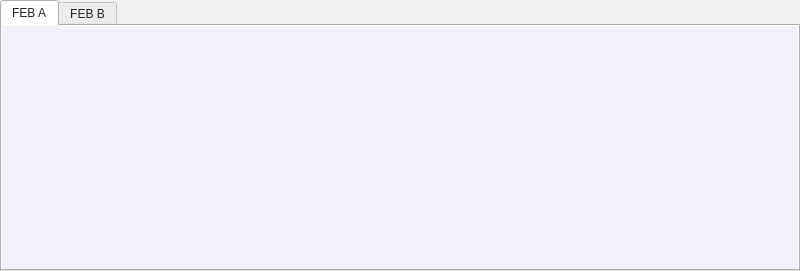
  <widget class="QTabWidget" name="tab_feb_ab">
   <property name="geometry">
    <rect>
     <x>7</x>
     <y>227</y>
     <width>800</width>
     <height>271</height>
    </rect>
   </property>
   <property name="palette">
    <palette>
     <active>
      <colorrole role="WindowText">
       <brush brushstyle="SolidPattern">
        <color alpha="255">
         <red>0</red>
         <green>0</green>
         <blue>0</blue>
        </color>
       </brush>
      </colorrole>
      <colorrole role="Button">
       <brush brushstyle="SolidPattern">
        <color alpha="255">
         <red>255</red>
         <green>255</green>
         <blue>255</blue>
        </color>
       </brush>
      </colorrole>
      <colorrole role="Light">
       <brush brushstyle="SolidPattern">
        <color alpha="255">
         <red>255</red>
         <green>255</green>
         <blue>255</blue>
        </color>
       </brush>
      </colorrole>
      <colorrole role="Midlight">
       <brush brushstyle="SolidPattern">
        <color alpha="255">
         <red>255</red>
         <green>255</green>
         <blue>255</blue>
        </color>
       </brush>
      </colorrole>
      <colorrole role="Dark">
       <brush brushstyle="SolidPattern">
        <color alpha="255">
         <red>127</red>
         <green>127</green>
         <blue>127</blue>
        </color>
       </brush>
      </colorrole>
      <colorrole role="Mid">
       <brush brushstyle="SolidPattern">
        <color alpha="255">
         <red>170</red>
         <green>170</green>
         <blue>170</blue>
        </color>
       </brush>
      </colorrole>
      <colorrole role="Text">
       <brush brushstyle="SolidPattern">
        <color alpha="255">
         <red>0</red>
         <green>0</green>
         <blue>0</blue>
        </color>
       </brush>
      </colorrole>
      <colorrole role="BrightText">
       <brush brushstyle="SolidPattern">
        <color alpha="255">
         <red>255</red>
         <green>255</green>
         <blue>255</blue>
        </color>
       </brush>
      </colorrole>
      <colorrole role="ButtonText">
       <brush brushstyle="SolidPattern">
        <color alpha="255">
         <red>0</red>
         <green>0</green>
         <blue>0</blue>
        </color>
       </brush>
      </colorrole>
      <colorrole role="Base">
       <brush brushstyle="SolidPattern">
        <color alpha="255">
         <red>255</red>
         <green>255</green>
         <blue>255</blue>
        </color>
       </brush>
      </colorrole>
      <colorrole role="Window">
       <brush brushstyle="SolidPattern">
        <color alpha="255">
         <red>255</red>
         <green>255</green>
         <blue>255</blue>
        </color>
       </brush>
      </colorrole>
      <colorrole role="Shadow">
       <brush brushstyle="SolidPattern">
        <color alpha="255">
         <red>0</red>
         <green>0</green>
         <blue>0</blue>
        </color>
       </brush>
      </colorrole>
      <colorrole role="AlternateBase">
       <brush brushstyle="SolidPattern">
        <color alpha="255">
         <red>255</red>
         <green>255</green>
         <blue>255</blue>
        </color>
       </brush>
      </colorrole>
      <colorrole role="ToolTipBase">
       <brush brushstyle="SolidPattern">
        <color alpha="255">
         <red>255</red>
         <green>255</green>
         <blue>220</blue>
        </color>
       </brush>
      </colorrole>
      <colorrole role="ToolTipText">
       <brush brushstyle="SolidPattern">
        <color alpha="255">
         <red>0</red>
         <green>0</green>
         <blue>0</blue>
        </color>
       </brush>
      </colorrole>
      <colorrole role="PlaceholderText">
       <brush brushstyle="SolidPattern">
        <color alpha="127">
         <red>0</red>
         <green>0</green>
         <blue>0</blue>
        </color>
       </brush>
      </colorrole>
     </active>
     <inactive>
      <colorrole role="WindowText">
       <brush brushstyle="SolidPattern">
        <color alpha="255">
         <red>35</red>
         <green>38</green>
         <blue>41</blue>
        </color>
       </brush>
      </colorrole>
      <colorrole role="Button">
       <brush brushstyle="SolidPattern">
        <color alpha="255">
         <red>252</red>
         <green>252</green>
         <blue>252</blue>
        </color>
       </brush>
      </colorrole>
      <colorrole role="Light">
       <brush brushstyle="SolidPattern">
        <color alpha="255">
         <red>255</red>
         <green>255</green>
         <blue>255</blue>
        </color>
       </brush>
      </colorrole>
      <colorrole role="Midlight">
       <brush brushstyle="SolidPattern">
        <color alpha="255">
         <red>255</red>
         <green>255</green>
         <blue>255</blue>
        </color>
       </brush>
      </colorrole>
      <colorrole role="Dark">
       <brush brushstyle="SolidPattern">
        <color alpha="255">
         <red>126</red>
         <green>126</green>
         <blue>126</blue>
        </color>
       </brush>
      </colorrole>
      <colorrole role="Mid">
       <brush brushstyle="SolidPattern">
        <color alpha="255">
         <red>168</red>
         <green>168</green>
         <blue>168</blue>
        </color>
       </brush>
      </colorrole>
      <colorrole role="Text">
       <brush brushstyle="SolidPattern">
        <color alpha="255">
         <red>35</red>
         <green>38</green>
         <blue>41</blue>
        </color>
       </brush>
      </colorrole>
      <colorrole role="BrightText">
       <brush brushstyle="SolidPattern">
        <color alpha="255">
         <red>255</red>
         <green>255</green>
         <blue>255</blue>
        </color>
       </brush>
      </colorrole>
      <colorrole role="ButtonText">
       <brush brushstyle="SolidPattern">
        <color alpha="255">
         <red>35</red>
         <green>38</green>
         <blue>41</blue>
        </color>
       </brush>
      </colorrole>
      <colorrole role="Base">
       <brush brushstyle="SolidPattern">
        <color alpha="255">
         <red>255</red>
         <green>255</green>
         <blue>255</blue>
        </color>
       </brush>
      </colorrole>
      <colorrole role="Window">
       <brush brushstyle="SolidPattern">
        <color alpha="255">
         <red>239</red>
         <green>240</green>
         <blue>241</blue>
        </color>
       </brush>
      </colorrole>
      <colorrole role="Shadow">
       <brush brushstyle="SolidPattern">
        <color alpha="255">
         <red>118</red>
         <green>118</green>
         <blue>118</blue>
        </color>
       </brush>
      </colorrole>
      <colorrole role="AlternateBase">
       <brush brushstyle="SolidPattern">
        <color alpha="255">
         <red>247</red>
         <green>247</green>
         <blue>247</blue>
        </color>
       </brush>
      </colorrole>
      <colorrole role="ToolTipBase">
       <brush brushstyle="SolidPattern">
        <color alpha="255">
         <red>247</red>
         <green>247</green>
         <blue>247</blue>
        </color>
       </brush>
      </colorrole>
      <colorrole role="ToolTipText">
       <brush brushstyle="SolidPattern">
        <color alpha="255">
         <red>35</red>
         <green>38</green>
         <blue>41</blue>
        </color>
       </brush>
      </colorrole>
      <colorrole role="PlaceholderText">
       <brush brushstyle="SolidPattern">
        <color alpha="128">
         <red>0</red>
         <green>0</green>
         <blue>0</blue>
        </color>
       </brush>
      </colorrole>
     </inactive>
     <disabled>
      <colorrole role="WindowText">
       <brush brushstyle="SolidPattern">
        <color alpha="255">
         <red>127</red>
         <green>127</green>
         <blue>127</blue>
        </color>
       </brush>
      </colorrole>
      <colorrole role="Button">
       <brush brushstyle="SolidPattern">
        <color alpha="255">
         <red>255</red>
         <green>255</green>
         <blue>255</blue>
        </color>
       </brush>
      </colorrole>
      <colorrole role="Light">
       <brush brushstyle="SolidPattern">
        <color alpha="255">
         <red>255</red>
         <green>255</green>
         <blue>255</blue>
        </color>
       </brush>
      </colorrole>
      <colorrole role="Midlight">
       <brush brushstyle="SolidPattern">
        <color alpha="255">
         <red>255</red>
         <green>255</green>
         <blue>255</blue>
        </color>
       </brush>
      </colorrole>
      <colorrole role="Dark">
       <brush brushstyle="SolidPattern">
        <color alpha="255">
         <red>127</red>
         <green>127</green>
         <blue>127</blue>
        </color>
       </brush>
      </colorrole>
      <colorrole role="Mid">
       <brush brushstyle="SolidPattern">
        <color alpha="255">
         <red>170</red>
         <green>170</green>
         <blue>170</blue>
        </color>
       </brush>
      </colorrole>
      <colorrole role="Text">
       <brush brushstyle="SolidPattern">
        <color alpha="255">
         <red>127</red>
         <green>127</green>
         <blue>127</blue>
        </color>
       </brush>
      </colorrole>
      <colorrole role="BrightText">
       <brush brushstyle="SolidPattern">
        <color alpha="255">
         <red>255</red>
         <green>255</green>
         <blue>255</blue>
        </color>
       </brush>
      </colorrole>
      <colorrole role="ButtonText">
       <brush brushstyle="SolidPattern">
        <color alpha="255">
         <red>127</red>
         <green>127</green>
         <blue>127</blue>
        </color>
       </brush>
      </colorrole>
      <colorrole role="Base">
       <brush brushstyle="SolidPattern">
        <color alpha="255">
         <red>255</red>
         <green>255</green>
         <blue>255</blue>
        </color>
       </brush>
      </colorrole>
      <colorrole role="Window">
       <brush brushstyle="SolidPattern">
        <color alpha="255">
         <red>255</red>
         <green>255</green>
         <blue>255</blue>
        </color>
       </brush>
      </colorrole>
      <colorrole role="Shadow">
       <brush brushstyle="SolidPattern">
        <color alpha="255">
         <red>177</red>
         <green>177</green>
         <blue>177</blue>
        </color>
       </brush>
      </colorrole>
      <colorrole role="AlternateBase">
       <brush brushstyle="SolidPattern">
        <color alpha="255">
         <red>247</red>
         <green>247</green>
         <blue>247</blue>
        </color>
       </brush>
      </colorrole>
      <colorrole role="ToolTipBase">
       <brush brushstyle="SolidPattern">
        <color alpha="255">
         <red>247</red>
         <green>247</green>
         <blue>247</blue>
        </color>
       </brush>
      </colorrole>
      <colorrole role="ToolTipText">
       <brush brushstyle="SolidPattern">
        <color alpha="255">
         <red>35</red>
         <green>38</green>
         <blue>41</blue>
        </color>
       </brush>
      </colorrole>
      <colorrole role="PlaceholderText">
       <brush brushstyle="SolidPattern">
        <color alpha="128">
         <red>0</red>
         <green>0</green>
         <blue>0</blue>
        </color>
       </brush>
      </colorrole>
     </disabled>
    </palette>
   </property>
   <property name="styleSheet">
    <string notr="true"/>
   </property>
   <property name="currentIndex">
    <number>0</number>
   </property>
   <widget class="QWidget" name="tab_A">
    <property name="palette">
     <palette>
      <active>
       <colorrole role="WindowText">
        <brush brushstyle="SolidPattern">
         <color alpha="255">
          <red>0</red>
          <green>0</green>
          <blue>0</blue>
         </color>
        </brush>
       </colorrole>
       <colorrole role="Button">
        <brush brushstyle="SolidPattern">
         <color alpha="255">
          <red>240</red>
          <green>240</green>
          <blue>255</blue>
         </color>
        </brush>
       </colorrole>
       <colorrole role="Light">
        <brush brushstyle="SolidPattern">
         <color alpha="255">
          <red>255</red>
          <green>255</green>
          <blue>255</blue>
         </color>
        </brush>
       </colorrole>
       <colorrole role="Midlight">
        <brush brushstyle="SolidPattern">
         <color alpha="255">
          <red>255</red>
          <green>255</green>
          <blue>255</blue>
         </color>
        </brush>
       </colorrole>
       <colorrole role="Dark">
        <brush brushstyle="SolidPattern">
         <color alpha="255">
          <red>127</red>
          <green>127</green>
          <blue>127</blue>
         </color>
        </brush>
       </colorrole>
       <colorrole role="Mid">
        <brush brushstyle="SolidPattern">
         <color alpha="255">
          <red>170</red>
          <green>170</green>
          <blue>170</blue>
         </color>
        </brush>
       </colorrole>
       <colorrole role="Text">
        <brush brushstyle="SolidPattern">
         <color alpha="255">
          <red>0</red>
          <green>0</green>
          <blue>0</blue>
         </color>
        </brush>
       </colorrole>
       <colorrole role="BrightText">
        <brush brushstyle="SolidPattern">
         <color alpha="255">
          <red>255</red>
          <green>255</green>
          <blue>255</blue>
         </color>
        </brush>
       </colorrole>
       <colorrole role="ButtonText">
        <brush brushstyle="SolidPattern">
         <color alpha="255">
          <red>0</red>
          <green>0</green>
          <blue>0</blue>
         </color>
        </brush>
       </colorrole>
       <colorrole role="Base">
        <brush brushstyle="SolidPattern">
         <color alpha="255">
          <red>240</red>
          <green>240</green>
          <blue>255</blue>
         </color>
        </brush>
       </colorrole>
       <colorrole role="Window">
        <brush brushstyle="SolidPattern">
         <color alpha="255">
          <red>240</red>
          <green>240</green>
          <blue>255</blue>
         </color>
        </brush>
       </colorrole>
       <colorrole role="Shadow">
        <brush brushstyle="SolidPattern">
         <color alpha="255">
          <red>0</red>
          <green>0</green>
          <blue>0</blue>
         </color>
        </brush>
       </colorrole>
       <colorrole role="AlternateBase">
        <brush brushstyle="SolidPattern">
         <color alpha="255">
          <red>255</red>
          <green>255</green>
          <blue>255</blue>
         </color>
        </brush>
       </colorrole>
       <colorrole role="ToolTipBase">
        <brush brushstyle="SolidPattern">
         <color alpha="255">
          <red>255</red>
          <green>255</green>
          <blue>220</blue>
         </color>
        </brush>
       </colorrole>
       <colorrole role="ToolTipText">
        <brush brushstyle="SolidPattern">
         <color alpha="255">
          <red>0</red>
          <green>0</green>
          <blue>0</blue>
         </color>
        </brush>
       </colorrole>
       <colorrole role="PlaceholderText">
        <brush brushstyle="SolidPattern">
         <color alpha="127">
          <red>0</red>
          <green>0</green>
          <blue>0</blue>
         </color>
        </brush>
       </colorrole>
      </active>
      <inactive>
       <colorrole role="WindowText">
        <brush brushstyle="SolidPattern">
         <color alpha="255">
          <red>35</red>
          <green>38</green>
          <blue>41</blue>
         </color>
        </brush>
       </colorrole>
       <colorrole role="Button">
        <brush brushstyle="SolidPattern">
         <color alpha="255">
          <red>240</red>
          <green>240</green>
          <blue>255</blue>
         </color>
        </brush>
       </colorrole>
       <colorrole role="Light">
        <brush brushstyle="SolidPattern">
         <color alpha="255">
          <red>255</red>
          <green>255</green>
          <blue>255</blue>
         </color>
        </brush>
       </colorrole>
       <colorrole role="Midlight">
        <brush brushstyle="SolidPattern">
         <color alpha="255">
          <red>255</red>
          <green>255</green>
          <blue>255</blue>
         </color>
        </brush>
       </colorrole>
       <colorrole role="Dark">
        <brush brushstyle="SolidPattern">
         <color alpha="255">
          <red>126</red>
          <green>126</green>
          <blue>126</blue>
         </color>
        </brush>
       </colorrole>
       <colorrole role="Mid">
        <brush brushstyle="SolidPattern">
         <color alpha="255">
          <red>168</red>
          <green>168</green>
          <blue>168</blue>
         </color>
        </brush>
       </colorrole>
       <colorrole role="Text">
        <brush brushstyle="SolidPattern">
         <color alpha="255">
          <red>35</red>
          <green>38</green>
          <blue>41</blue>
         </color>
        </brush>
       </colorrole>
       <colorrole role="BrightText">
        <brush brushstyle="SolidPattern">
         <color alpha="255">
          <red>255</red>
          <green>255</green>
          <blue>255</blue>
         </color>
        </brush>
       </colorrole>
       <colorrole role="ButtonText">
        <brush brushstyle="SolidPattern">
         <color alpha="255">
          <red>35</red>
          <green>38</green>
          <blue>41</blue>
         </color>
        </brush>
       </colorrole>
       <colorrole role="Base">
        <brush brushstyle="SolidPattern">
         <color alpha="255">
          <red>240</red>
          <green>240</green>
          <blue>255</blue>
         </color>
        </brush>
       </colorrole>
       <colorrole role="Window">
        <brush brushstyle="SolidPattern">
         <color alpha="255">
          <red>240</red>
          <green>240</green>
          <blue>255</blue>
         </color>
        </brush>
       </colorrole>
       <colorrole role="Shadow">
        <brush brushstyle="SolidPattern">
         <color alpha="255">
          <red>118</red>
          <green>118</green>
          <blue>118</blue>
         </color>
        </brush>
       </colorrole>
       <colorrole role="AlternateBase">
        <brush brushstyle="SolidPattern">
         <color alpha="255">
          <red>247</red>
          <green>247</green>
          <blue>247</blue>
         </color>
        </brush>
       </colorrole>
       <colorrole role="ToolTipBase">
        <brush brushstyle="SolidPattern">
         <color alpha="255">
          <red>247</red>
          <green>247</green>
          <blue>247</blue>
         </color>
        </brush>
       </colorrole>
       <colorrole role="ToolTipText">
        <brush brushstyle="SolidPattern">
         <color alpha="255">
          <red>35</red>
          <green>38</green>
          <blue>41</blue>
         </color>
        </brush>
       </colorrole>
       <colorrole role="PlaceholderText">
        <brush brushstyle="SolidPattern">
         <color alpha="128">
          <red>0</red>
          <green>0</green>
          <blue>0</blue>
         </color>
        </brush>
       </colorrole>
      </inactive>
      <disabled>
       <colorrole role="WindowText">
        <brush brushstyle="SolidPattern">
         <color alpha="255">
          <red>127</red>
          <green>127</green>
          <blue>127</blue>
         </color>
        </brush>
       </colorrole>
       <colorrole role="Button">
        <brush brushstyle="SolidPattern">
         <color alpha="255">
          <red>240</red>
          <green>240</green>
          <blue>255</blue>
         </color>
        </brush>
       </colorrole>
       <colorrole role="Light">
        <brush brushstyle="SolidPattern">
         <color alpha="255">
          <red>255</red>
          <green>255</green>
          <blue>255</blue>
         </color>
        </brush>
       </colorrole>
       <colorrole role="Midlight">
        <brush brushstyle="SolidPattern">
         <color alpha="255">
          <red>255</red>
          <green>255</green>
          <blue>255</blue>
         </color>
        </brush>
       </colorrole>
       <colorrole role="Dark">
        <brush brushstyle="SolidPattern">
         <color alpha="255">
          <red>127</red>
          <green>127</green>
          <blue>127</blue>
         </color>
        </brush>
       </colorrole>
       <colorrole role="Mid">
        <brush brushstyle="SolidPattern">
         <color alpha="255">
          <red>170</red>
          <green>170</green>
          <blue>170</blue>
         </color>
        </brush>
       </colorrole>
       <colorrole role="Text">
        <brush brushstyle="SolidPattern">
         <color alpha="255">
          <red>127</red>
          <green>127</green>
          <blue>127</blue>
         </color>
        </brush>
       </colorrole>
       <colorrole role="BrightText">
        <brush brushstyle="SolidPattern">
         <color alpha="255">
          <red>255</red>
          <green>255</green>
          <blue>255</blue>
         </color>
        </brush>
       </colorrole>
       <colorrole role="ButtonText">
        <brush brushstyle="SolidPattern">
         <color alpha="255">
          <red>127</red>
          <green>127</green>
          <blue>127</blue>
         </color>
        </brush>
       </colorrole>
       <colorrole role="Base">
        <brush brushstyle="SolidPattern">
         <color alpha="255">
          <red>240</red>
          <green>240</green>
          <blue>255</blue>
         </color>
        </brush>
       </colorrole>
       <colorrole role="Window">
        <brush brushstyle="SolidPattern">
         <color alpha="255">
          <red>240</red>
          <green>240</green>
          <blue>255</blue>
         </color>
        </brush>
       </colorrole>
       <colorrole role="Shadow">
        <brush brushstyle="SolidPattern">
         <color alpha="255">
          <red>177</red>
          <green>177</green>
          <blue>177</blue>
         </color>
        </brush>
       </colorrole>
       <colorrole role="AlternateBase">
        <brush brushstyle="SolidPattern">
         <color alpha="255">
          <red>247</red>
          <green>247</green>
          <blue>247</blue>
         </color>
        </brush>
       </colorrole>
       <colorrole role="ToolTipBase">
        <brush brushstyle="SolidPattern">
         <color alpha="255">
          <red>247</red>
          <green>247</green>
          <blue>247</blue>
         </color>
        </brush>
       </colorrole>
       <colorrole role="ToolTipText">
        <brush brushstyle="SolidPattern">
         <color alpha="255">
          <red>35</red>
          <green>38</green>
          <blue>41</blue>
         </color>
        </brush>
       </colorrole>
       <colorrole role="PlaceholderText">
        <brush brushstyle="SolidPattern">
         <color alpha="128">
          <red>0</red>
          <green>0</green>
          <blue>0</blue>
         </color>
        </brush>
       </colorrole>
      </disabled>
     </palette>
    </property>
    <property name="styleSheet">
     <string notr="true">background-color:rgb(240,240,255)</string>
    </property>
    <attribute name="title">
     <string>FEB A</string>
    </attribute>
    <widget class="QWidget" name="svg_container_a" native="true">
     <property name="geometry">
      <rect>
       <x>5</x>
       <y>5</y>
       <width>740</width>
       <height>230</height>
      </rect>
     </property>
    </widget>
   </widget>
   <widget class="QWidget" name="tab_B">
    <property name="styleSheet">
     <string notr="true">background-color:rgb(255,240,240)</string>
    </property>
    <attribute name="title">
     <string>FEB B</string>
    </attribute>
    <widget class="QWidget" name="svg_container_b" native="true">
     <property name="geometry">
      <rect>
       <x>5</x>
       <y>5</y>
       <width>740</width>
       <height>230</height>
      </rect>
     </property>
    </widget>
   </widget>
  </widget>
